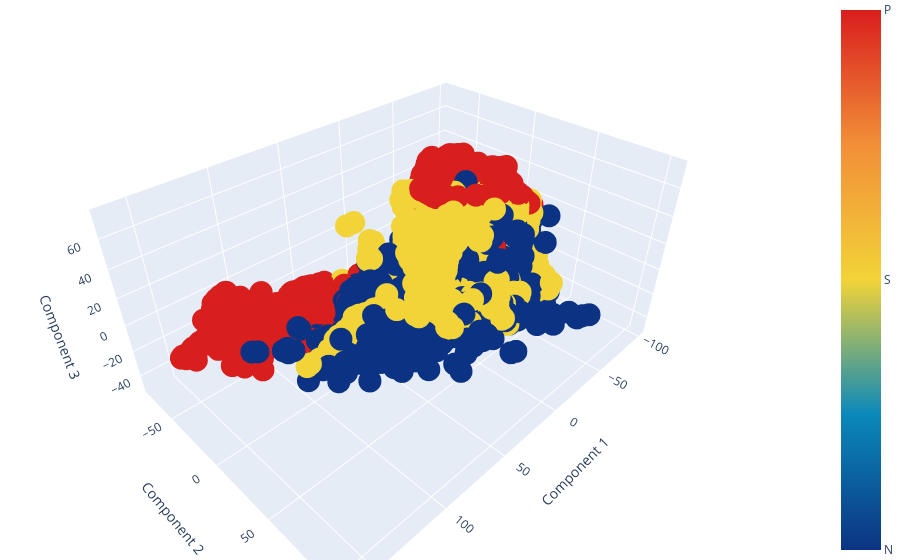

Here is the notebook cell this chart was saved with:
### Markdown cell above
Applying PCA to both raw and scaled data, the cumulative explained variance displays different trends. A 90% variance is obtained with 3 components for the raw data and for 10 components for the scaled data.

### Code cell
pca = PCA(3) 
X3 = pca.fit_transform(X)

# Draw results fro PCA
import plotly.graph_objects as go

fig = go.Figure(data=[go.Scatter3d( x=X3[:,0], y=X3[:,1], z=X3[:,2], 
                                   mode='markers', 
                                   marker=dict( color = y, 
                                                colorscale = 'portland', 
                                                colorbar=dict( thickness = 40, 
                                                               tickvals=[1, 2, 3],
                                                               ticktext=['N', 'S', 'P'])))])
fig.update_layout(margin=dict(l=0, r=0, b=0, t=0), scene = dict(xaxis_title="Component 1",yaxis_title="Component 2",zaxis_title="Component 3"))


fig.show()

### Figure 1 — Plotly figure (JSON) as saved in the notebook; plotly's stock layout.template omitted (floating-point values rounded to 4 significant figures; data arrays with more than 128 entries replaced by an {"elided": "..."} marker saying what was removed)
{"data": [{"marker": {"color": {"elided": "4890 int values"}, "colorbar": {"thickness": 40, "ticktext": ["N", "S", "P"], "tickvals": [1, 2, 3]}, "colorscale": [[0, "rgb(12,51,131)"], [0.25, "rgb(10,136,186)"], [0.5, "rgb(242,211,56)"], [0.75, "rgb(242,143,56)"], [1, "rgb(217,30,30)"]]}, "mode": "markers", "type": "scatter3d", "x": {"elided": "4890 float values"}, "y": {"elided": "4890 float values"}, "z": {"elided": "4890 float values"}}], "layout": {"autosize": true, "dragmode": "zoom", "margin": {"b": 0, "l": 0, "r": 0, "t": 0}, "scene": {"aspectmode": "auto", "aspectratio": {"x": 1.443, "y": 1.009, "z": 0.6867}, "camera": {"projection": {"type": "perspective"}}, "dragmode": "orbit", "xaxis": {"title": {"text": "Component 1"}, "type": "linear"}, "yaxis": {"title": {"text": "Component 2"}, "type": "linear"}, "zaxis": {"title": {"text": "Component 3"}, "type": "linear"}}}}
